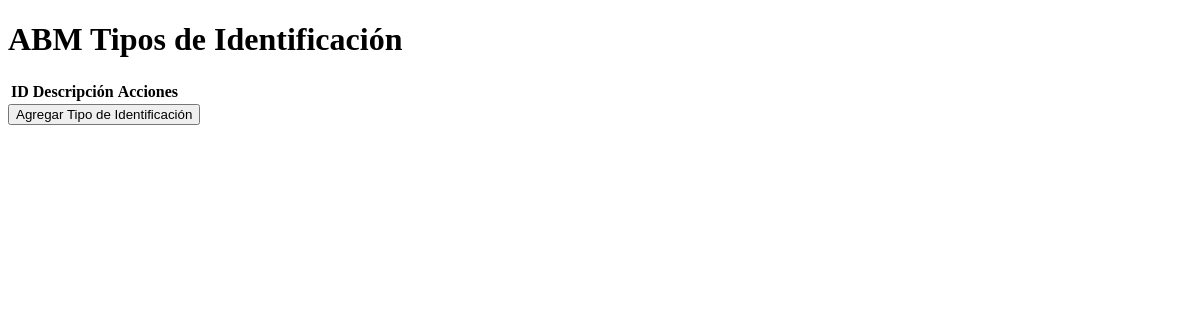
The app's page /pagina4/, older data.
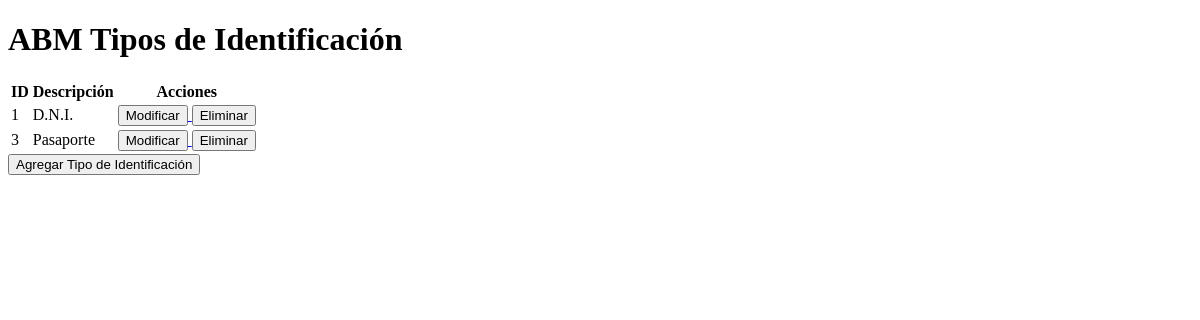
The same page, newer data.
### AppBack/models.py (models this page shows, shortened)
class TiposIdentificacion(models.Model):
    TipoIdentificacionID = models.AutoField(primary_key=True, editable=False)
    Descripcion = models.CharField(max_length=15)

### AppBack/views.py (the view)
# urls.py: path('pagina4/', views.pagina4, name='pagina4'),  # Function-based view
def pagina4(request):
    tipos_identificacion = TiposIdentificacion.objects.all()
    return render(request, 'pagina4.html', {'tipos_identificacion': tipos_identificacion})

### templates/pagina4.html (shortened to what this page needs)
<!DOCTYPE html>
<html lang="en">
<head>
</head>
<body>
    <h1>ABM Tipos de Identificación</h1>
    <table>
        <tr>
            <th>ID</th>
            <th>Descripción</th>
            <th>Acciones</th>
        </tr>
        {% for tipo in tipos_identificacion %}
        <tr>
            <td>{{ tipo.TipoIdentificacionID }}</td>
            <td>{{ tipo.Descripcion }}</td>
            <td>
                <a href="{% url 'modificar_tipo' tipo.TipoIdentificacionID %}">
                    <button type="button">Modificar</button>
                </a>
                <form action="{% url 'eliminar_tipo' tipo.TipoIdentificacionID %}" method="POST" style="display:inline;">
                    <button type="submit">Eliminar</button>
                </form>
            </td>
        </tr>
        {% endfor %}
    </table>
    <a href="{% url 'pagina5' %}"><button>Agregar Tipo de Identificación</button></a>
</body>

Row changes from the older to the newer data that the page shows:
added TiposIdentificacion: TipoIdentificacionID "1", Descripcion "D.N.I."
added TiposIdentificacion: TipoIdentificacionID "3", Descripcion "Pasaporte"
